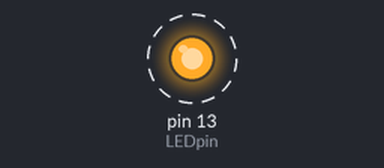
This sketch was run on a simulated Arduino Uno, built with avr-gcc and run on an emulated ATmega328P. On the bench: output pins drawn as LEDs (lit = HIGH). Dashed ring = blinking.

Above: at 0.5 s.
Timing chart, 0 to 4.6 s (numbered marks = the images above):
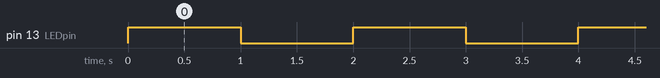

Measured:
- by itself, pin 13 (LEDpin): alternates HIGH for 1.0 s and LOW for 1.0 s

The sketch:

pr1_1.ino
```cpp
/**********************************************
 * Title  : Flash/toggle/on off single LED.   *
 * Date   : 03/09/2017                        *
 * Author : Harsh Patel                       *
 * ID No  : 15it077                           *
 * E-mail : 15it077@charusat.edu.in           *
 **********************************************/
#define LEDpin 13
void setup() {
  pinMode(LEDpin, OUTPUT);
}

void loop() {
  digitalWrite(LEDpin, HIGH);
  delay(1000);
  digitalWrite(LEDpin, LOW);
  delay(1000);
}
```
